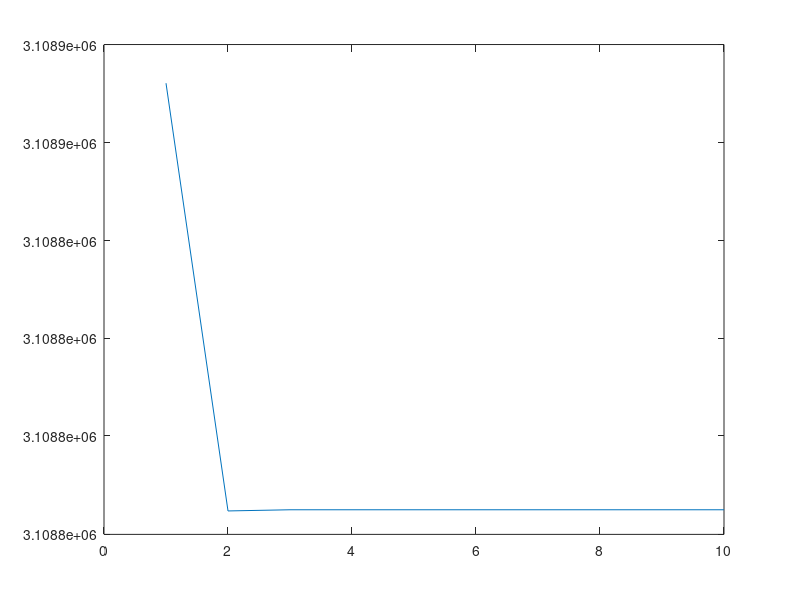

Recreate this plot in MATLAB.
clear variables;
close all;


%finding the plenum total pressure from a given mass flow rate fraction

%physical properties
R = 287.058; %[Joules/(kg.K)]
cp = 1121; %[Joules/(kg.K)]
cv = 834; %[Joules/(kg.K)]
gamma = cp/cv;

p_w = 3085900;

coolant_ratio = 0.008;

T_0c = 300;

m_dot_main = 120;

m_dot_coolant = m_dot_main*coolant_ratio;

plenum_area = 7.4993e-4;

zeta_p = 0.7;

%iteratively solve for the plenum total pressure

size = 10;

%array to store and plot the convergence for both possible methods
array = zeros(size,1);

%initial guess
p_0c = p_w;

for i = 1:size
  p_0c = p_w*( 1 - ( R*(gamma-1)*T_0c*m_dot_coolant^2*p_0c^((2-2*gamma)/gamma) )/( 2*gamma*plenum_area^2*p_w^(2/gamma) ) )^(gamma/(1-gamma));
  array(i,1) = p_0c;
end

ratio_of_coolant_to_main_tp = p_0c/p_w;



%to find the correct plenum total pressure
p_0cp = ( p_0c - zeta_p*p_w )/( 1 - zeta_p );


ratio_of_plenum_to_main_tp = p_0cp/p_w;



figure(1)
plot(array(:,1)) 


